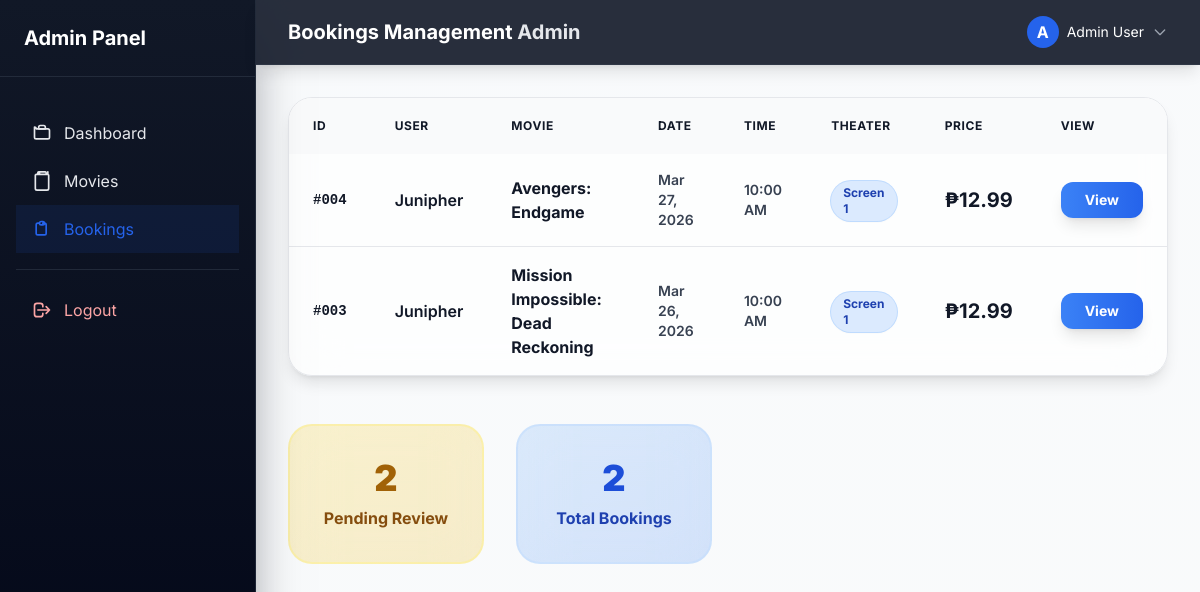
Page /admin-bookings.php (signed in) on the earlier database version.
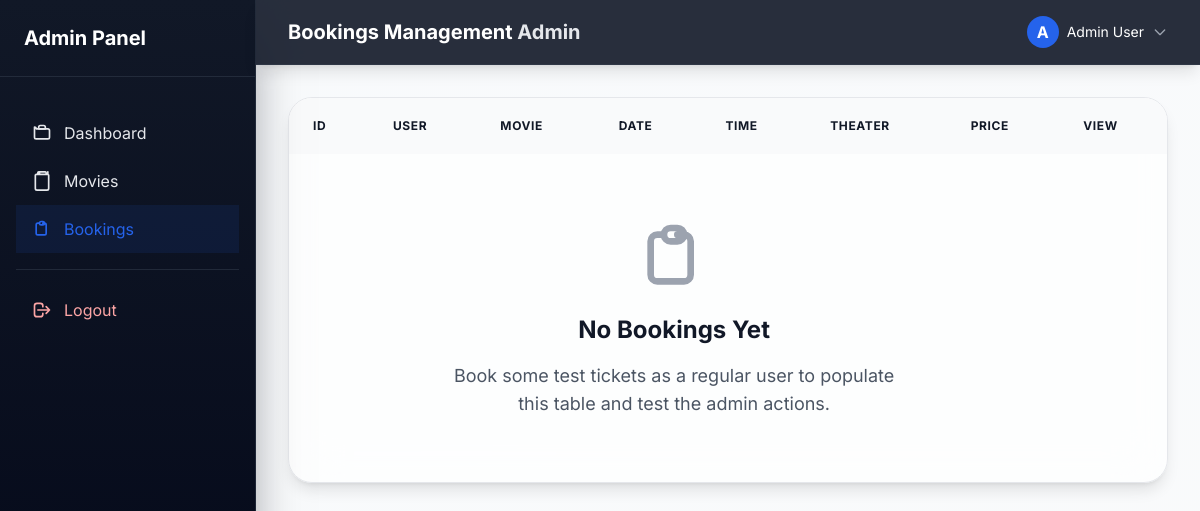
Same page on the later database version.
### tables this page shows
CREATE TABLE `bookings` (
  `id` int(11) NOT NULL,
  `user_id` int(11) NOT NULL,
  `movie_id` int(11) NOT NULL,
  `movie_title` varchar(200) NOT NULL,
  `date` date NOT NULL,
  `time` time NOT NULL,
  `theater` varchar(50) NOT NULL,
  `seats` varchar(255) NOT NULL DEFAULT '1',
  `status` enum('Pending','Confirmed','Cancelled') DEFAULT 'Pending',
  `price` decimal(10,2) DEFAULT 12.99,
  `created_at` timestamp NOT NULL DEFAULT current_timestamp()
);

CREATE TABLE `users` (
  `id` int(11) NOT NULL,
  `name` varchar(100) NOT NULL,
  `email` varchar(100) NOT NULL,
  `password` varchar(255) NOT NULL,
  `role` varchar(20) NOT NULL DEFAULT 'user',
  `created_at` timestamp NOT NULL DEFAULT current_timestamp()
);

### admin-bookings.php (the view, shortened to what this page needs)
<?php
$pageActiveNav = 'bookings';
$pageH1 = 'Bookings Management';
?>
<?php include 'includes/admin-header.php'; ?>
            <div class="bg-white/70 backdrop-blur-xl rounded-3xl shadow-lg border overflow-hidden">
                <div class="overflow-x-auto">
                    <table class="w-full">
                        <thead class="bg-gray-50">
                            <tr>
                                <th class="px-6 py-5 text-left text-xs font-bold text-gray-900 uppercase tracking-wider">ID</th>
                                <th class="px-6 py-5 text-left text-xs font-bold text-gray-900 uppercase tracking-wider">User</th>
                                <th class="px-6 py-5 text-left text-xs font-bold text-gray-900 uppercase tracking-wider">Movie</th>
                                <th class="px-6 py-5 text-left text-xs font-bold text-gray-900 uppercase tracking-wider">Date</th>
                                <th class="px-6 py-5 text-left text-xs font-bold text-gray-900 uppercase tracking-wider">Time</th>
                                <th class="px-6 py-5 text-left text-xs font-bold text-gray-900 uppercase tracking-wider">Theater</th>
                                <th class="px-6 py-5 text-left text-xs font-bold text-gray-900 uppercase tracking-wider">Price</th>
                                <th class="px-6 py-5 text-left text-xs font-bold text-gray-900 uppercase tracking-wider">View</th>
                            </tr>
                        </thead>
                        <tbody class="divide-y divide-gray-200">
                            <?php
                            require_once 'includes/config.php';
                            $stmt = $conn->prepare("
                                SELECT b.*, u.name as user_name, u.email
                                FROM bookings b
                                LEFT JOIN users u ON b.user_id = u.id
                                ORDER BY b.created_at DESC
                            ");
                            $stmt->execute();
                            $result = $stmt->get_result();
                            $hasBookings = false;
                            while ($booking = $result->fetch_assoc()):
                                $hasBookings = true;
                            ?>
                            <tr class="hover:bg-gray-50 transition-colors">
                                <td class="px-6 py-4 font-mono text-sm font-bold text-gray-900">#<?php echo str_pad($booking['id'], 3, '0', STR_PAD_LEFT); ?></td>
                                <td class="px-6 py-4 font-semibold text-gray-900"><?php echo htmlspecialchars($booking['user_name'] ?: $booking['email']); ?></td>
                                <td class="px-6 py-4">
                                    <div class="font-bold text-gray-900"><?php echo htmlspecialchars($booking['movie_title']); ?></div>
                                </td>
                                <td class="px-6 py-4 text-sm font-semibold text-gray-700"><?php echo date('M j, Y', strtotime($booking['date'])); ?></td>
                                <td class="px-6 py-4 text-sm font-semibold text-gray-700"><?php echo date('g:i A', strtotime($booking['time'])); ?></td>
                                <td class="px-6 py-4">
                                    <span class="inline-flex px-3 py-1 text-xs font-bold rounded-full bg-blue-100 text-blue-800 ring-1 ring-blue-200 shadow-sm"><?php echo htmlspecialchars($booking['theater']); ?></span>
                                </td>
                                <td class="px-6 py-4 font-bold text-xl text-gray-900">₱<?php echo number_format($booking['price'], 2); ?></td>
                                <td class="px-6 py-4">
                                    <button onclick="viewDetails(<?php echo (int)$booking['id']; ?>)"
                                            class="px-6 py-2 bg-gradient-to-r from-blue-500 to-blue-600 hover:from-blue-600 hover:to-blue-700 text-white font-bold rounded-xl shadow-lg hover:shadow-xl transition-all text-sm whitespace-nowrap">
                                        View
                                    </button>
                                </td>
                            </tr>
                            <?php endwhile;
                            ?>
                            <?php if (!$hasBookings): ?>
                            <tr>
                                <td colspan="7" class="px-6 py-16 text-center">
                                    <div class="space-y-4">
                                        <svg class="w-20 h-20 mx-auto text-gray-400" fill="none" stroke="currentColor" viewBox="0 0 24 24">
                                            <path stroke-linecap="round" stroke-linejoin="round" stroke-width="2" d="M9 5H7a2 2 0 00-2 2v10a2 2 0 002 2h8a2 2 0 002-2V7a2 2 0 00-2-2h-2M9 5a2 2 0 002 2h2a2 2 0 002-2M9 5a2 2 0 012-2h2a2 2 0 012 2"></path>
                                        </svg>
                                        <h3 class="text-2xl font-bold text-gray-900">No Bookings Yet</h3>
                                        <p class="text-lg text-gray-600 max-w-md mx-auto">Book some test tickets as a regular user to populate this table and test the admin actions.</p>
                                    </div>
                                </td>
                            </tr>
                            <?php endif; ?>
                        </tbody>
                    </table>
                </div>
            </div>
            <div class="grid md:grid-cols-4 gap-8 mt-12">
                <?php
                $stats = [
                    'confirmed' => (int)$conn->query("SELECT COUNT(*) FROM bookings WHERE status = 'Confirmed' AND DATE(created_at) = CURDATE()")->fetch_row()[0],
                    'pending' => (int)$conn->query("SELECT COUNT(*) FROM bookings WHERE status = 'Pending'")->fetch_row()[0],
                    'revenue' => $conn->query("SELECT COALESCE(SUM(price), 0) FROM bookings WHERE DATE(created_at) = CURDATE()")->fetch_row()[0],
                    'total' => (int)$conn->query("SELECT COUNT(*) FROM bookings")->fetch_row()[0]
                ];
                ?>
                <?php if ($stats['pending'] > 0): ?>
                <div class="group bg-gradient-to-br from-yellow-400/20 to-yellow-500/20 border-2 border-yellow-200/50 backdrop-blur-xl rounded-3xl p-8 text-center hover:shadow-2xl transition-all hover:-translate-y-1">
                    <div class="text-4xl font-black text-yellow-700 mb-2 group-hover:scale-110 transition-transform"><?php echo $stats['pending']; ?></div>
                    <div class="text-yellow-800 font-bold">Pending Review</div>
                </div>
                <?php endif; ?>
                <?php if ($stats['total'] > 0): ?>
                <div class="group bg-gradient-to-br from-blue-400/20 to-blue-500/20 border-2 border-blue-200/50 backdrop-blur-xl rounded-3xl p-8 text-center hover:shadow-2xl transition-all hover:-translate-y-1">
                    <div class="text-4xl font-black text-blue-700 mb-2 group-hover:scale-110 transition-transform"><?php echo $stats['total']; ?></div>
                    <div class="text-blue-800 font-bold">Total Bookings</div>
                </div>
                <?php endif; ?>
            </div>
        </main>
    </div>
<?php include 'includes/admin-footer.php'; ?>

### includes/admin-header.php (shortened to what this page needs)
<!DOCTYPE html>
<html lang="en">
<head>
    <script src="https://cdn.tailwindcss.com"></script>
</head>
<body class="bg-gradient-to-br from-slate-50 to-gray-50 min-h-screen">
    <aside id="sidebar" class="fixed inset-y-0 left-0 z-50 w-64 bg-gradient-to-b from-gray-900 to-slate-950 shadow-2xl shadow-gray-950/50 border-r border-gray-700/50">
        <div class="flex items-center justify-between p-6 border-b border-gray-700/50">
            <h2 class="text-xl font-bold text-white">Admin Panel</h2>
        </div>
        <nav class="mt-8 px-4">
            <a href="admin-dashboard.php" class="flex items-center px-4 py-3 text-gray-200 hover:bg-gray-700/50 <?php echo ($pageActiveNav ?? '') === 'dashboard' ? 'bg-primary/10 text-primary' : ''; ?>">
                Dashboard
            </a>
            <a href="admin-movies.php" class="flex items-center px-4 py-3 text-gray-200 hover:bg-gray-700/50 <?php echo ($pageActiveNav ?? '') === 'movies' ? 'bg-primary/10 text-primary' : ''; ?>">
                <svg class="w-5 h-5 mr-3" fill="none" stroke="currentColor" viewBox="0 0 24 24">
                    <path stroke-linecap="round" stroke-linejoin="round" stroke-width="2" d="M7 4V2a1 1 0 011-1h8a1 1 0 011 1v2m-9 0h10m-9 0V1m10 3V1m0 3l1 1v16a2 2 0 01-2 2H6a2 2 0 01-2-2V5l1-1z"></path>
                </svg>
                Movies
            </a>
            <a href="admin-bookings.php" class="flex items-center px-4 py-3 text-gray-200 hover:bg-gray-700/50 <?php echo ($pageActiveNav ?? '') === 'bookings' ? 'bg-primary/10 text-primary' : ''; ?>">
                <svg class="w-5 h-5 mr-3" fill="none" stroke="currentColor" viewBox="0 0 24 24">
                    <path stroke-linecap="round" stroke-linejoin="round" stroke-width="2" d="M9 5H7a2 2 0 00-2 2v10a2 2 0 002 2h8a2 2 0 002-2V7a2 2 0 00-2-2h-2M9 5a2 2 0 002 2h2a2 2 0 002-2M9 5a2 2 0 012-2h2a2 2 0 012 2"></path>
                </svg>
                Bookings
            </a>
            <hr class="my-4 border-gray-700/50">
            <a href="logout.php" class="flex items-center px-4 py-3 text-red-300 hover:bg-red-900/30">
                <svg class="w-5 h-5 mr-3" fill="none" stroke="currentColor" viewBox="0 0 24 24">
                    <path stroke-linecap="round" stroke-linejoin="round" stroke-width="2" d="M17 16l4-4m0 0l-4-4m4 4H7m6 4v1a3 3 0 01-3 3H6a3 3 0 01-3-3V7a3 3 0 013-3h4a3 3 0 013 3v1"></path>
                </svg>
                Logout
            </a>
        </nav>
    </aside>
    <div class="lg:pl-64">
        <header class="bg-gray-900/90 backdrop-blur-md shadow-lg border-b border-gray-700/50 relative z-50">
            <div class="max-w-7xl mx-auto px-4 sm:px-6 lg:px-8">
                <div class="flex justify-between items-center h-16">
                    <h1 class="text-xl font-bold text-white"><?php echo htmlspecialchars($pageH1 ?? 'Dashboard'); ?> <span class="text-gray-200"><?php echo htmlspecialchars($pageSubtitle ?? 'Admin'); ?></span></h1>
                    <div class="flex items-center space-x-4 relative" id="adminDropdown">
                        <button id="adminProfileBtn" class="flex items-center gap-2">
                            <div class="w-8 h-8 bg-primary rounded-full flex items-center justify-center text-white font-bold"><?php echo strtoupper(substr($_SESSION['user_name'] ?? 'A', 0, 1)); ?></div>
                            <span class="text-white text-sm hidden md:inline"><?php echo htmlspecialchars($_SESSION['user_name'] ?? 'Admin'); ?></span>
                            <svg class="w-4 h-4 text-gray-400" fill="none" stroke="currentColor" viewBox="0 0 24 24"><path stroke-linecap="round" stroke-linejoin="round" stroke-width="2" d="M19 9l-7 7-7-7"></path></svg>
                        </button>
                    </div>
                </div>
            </div>
        </header>
        <main class="p-8">

### includes/admin-footer.php (shortened to what this page needs)
</body>
</html>

### includes/admin-header.php (style rules this page uses)
* { font-family: 'Inter', sans-serif; }

Differences in the rows shown:
removed bookings: id "004", user.name "Junipher", movie_title "Avengers: Endgame", date "Mar 27, 2026", time "10:00 AM", theater "Screen 1", price "12.99"
removed bookings: id "003", user.name "Junipher", movie_title "Mission Impossible: Dead Reckoning", date "Mar 26, 2026", time "10:00 AM", theater "Screen 1", price "12.99"
Other differences:
$stats['pending']: "2" → (not shown)
$stats['total']: "2" → (not shown)
text no longer shown: "Pending Review Total Bookings"
text now shown: "No Bookings Yet Book some test tickets as a regular user to populate this table and test the admin actions."
